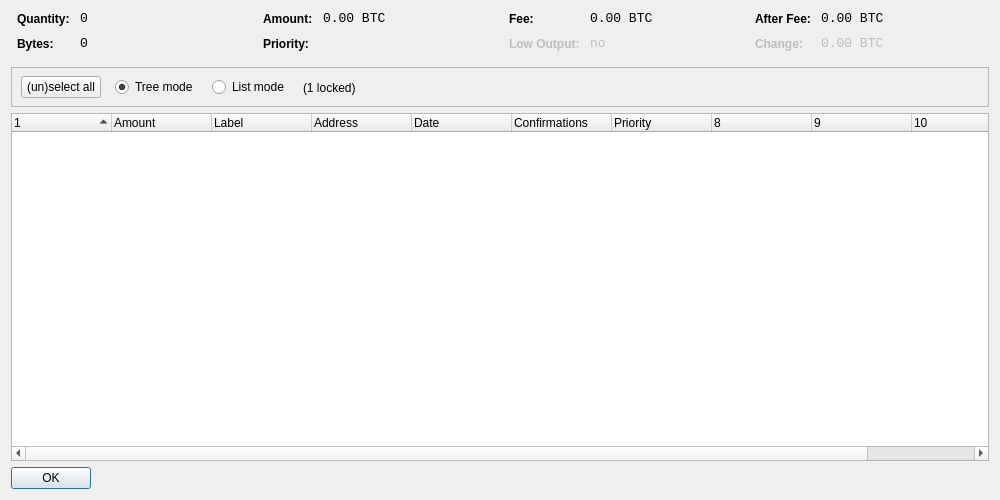
<?xml version="1.0" encoding="UTF-8"?>
<ui version="4.0">
 <class>CoinControlDialog</class>
 <widget class="QDialog" name="CoinControlDialog">
  <property name="geometry">
   <rect>
    <x>0</x>
    <y>0</y>
    <width>1000</width>
    <height>500</height>
   </rect>
  </property>
  <property name="windowTitle">
   <string>Coin Control</string>
  </property>
  <layout class="QVBoxLayout" name="verticalLayout">
   <item>
    <layout class="QHBoxLayout" name="horizontalLayoutTop" stretch="0,0,0,0">
     <property name="topMargin">
      <number>0</number>
     </property>
     <property name="bottomMargin">
      <number>10</number>
     </property>
     <item>
      <layout class="QFormLayout" name="formLayoutCoinControl1">
       <property name="horizontalSpacing">
        <number>10</number>
       </property>
       <property name="verticalSpacing">
        <number>10</number>
       </property>
       <property name="leftMargin">
        <number>6</number>
       </property>
       <property name="rightMargin">
        <number>6</number>
       </property>
       <item row="0" column="0">
        <widget class="QLabel" name="labelCoinControlQuantityText">
         <property name="styleSheet">
          <string notr="true">font-weight:bold;</string>
         </property>
         <property name="text">
          <string>Quantity:</string>
         </property>
        </widget>
       </item>
       <item row="0" column="1">
        <widget class="QLabel" name="labelCoinControlQuantity">
         <property name="font">
          <font>
           <family>Monospace</family>
           <pointsize>10</pointsize>
          </font>
         </property>
         <property name="cursor">
          <cursorShape>IBeamCursor</cursorShape>
         </property>
         <property name="contextMenuPolicy">
          <enum>Qt::ActionsContextMenu</enum>
         </property>
         <property name="text">
          <string notr="true">0</string>
         </property>
         <property name="textInteractionFlags">
          <set>Qt::LinksAccessibleByMouse|Qt::TextSelectableByKeyboard|Qt::TextSelectableByMouse</set>
         </property>
        </widget>
       </item>
       <item row="1" column="0">
        <widget class="QLabel" name="labelCoinControlBytesText">
         <property name="styleSheet">
          <string notr="true">font-weight:bold;</string>
         </property>
         <property name="text">
          <string>Bytes:</string>
         </property>
        </widget>
       </item>
       <item row="1" column="1">
        <widget class="QLabel" name="labelCoinControlBytes">
         <property name="font">
          <font>
           <family>Monospace</family>
           <pointsize>10</pointsize>
          </font>
         </property>
         <property name="cursor">
          <cursorShape>IBeamCursor</cursorShape>
         </property>
         <property name="contextMenuPolicy">
          <enum>Qt::ActionsContextMenu</enum>
         </property>
         <property name="text">
          <string notr="true">0</string>
         </property>
         <property name="textInteractionFlags">
          <set>Qt::LinksAccessibleByMouse|Qt::TextSelectableByKeyboard|Qt::TextSelectableByMouse</set>
         </property>
        </widget>
       </item>
      </layout>
     </item>
     <item>
      <layout class="QFormLayout" name="formLayoutCoinControl2">
       <property name="horizontalSpacing">
        <number>10</number>
       </property>
       <property name="verticalSpacing">
        <number>10</number>
       </property>
       <property name="leftMargin">
        <number>6</number>
       </property>
       <property name="rightMargin">
        <number>6</number>
       </property>
       <item row="0" column="0">
        <widget class="QLabel" name="labelCoinControlAmountText">
         <property name="styleSheet">
          <string notr="true">font-weight:bold;</string>
         </property>
         <property name="text">
          <string>Amount:</string>
         </property>
        </widget>
       </item>
       <item row="0" column="1">
        <widget class="QLabel" name="labelCoinControlAmount">
         <property name="font">
          <font>
           <family>Monospace</family>
           <pointsize>10</pointsize>
          </font>
         </property>
         <property name="cursor">
          <cursorShape>IBeamCursor</cursorShape>
         </property>
         <property name="contextMenuPolicy">
          <enum>Qt::ActionsContextMenu</enum>
         </property>
         <property name="text">
          <string notr="true">0.00 BTC</string>
         </property>
         <property name="textInteractionFlags">
          <set>Qt::LinksAccessibleByMouse|Qt::TextSelectableByKeyboard|Qt::TextSelectableByMouse</set>
         </property>
        </widget>
       </item>
       <item row="1" column="0">
        <widget class="QLabel" name="labelCoinControlPriorityText">
         <property name="styleSheet">
          <string notr="true">font-weight:bold;</string>
         </property>
         <property name="text">
          <string>Priority:</string>
         </property>
        </widget>
       </item>
       <item row="1" column="1">
        <widget class="QLabel" name="labelCoinControlPriority">
         <property name="font">
          <font>
           <family>Monospace</family>
           <pointsize>10</pointsize>
          </font>
         </property>
         <property name="cursor">
          <cursorShape>IBeamCursor</cursorShape>
         </property>
         <property name="contextMenuPolicy">
          <enum>Qt::ActionsContextMenu</enum>
         </property>
         <property name="text">
          <string/>
         </property>
         <property name="textInteractionFlags">
          <set>Qt::LinksAccessibleByMouse|Qt::TextSelectableByKeyboard|Qt::TextSelectableByMouse</set>
         </property>
        </widget>
       </item>
      </layout>
     </item>
     <item>
      <layout class="QFormLayout" name="formLayoutCoinControl3">
       <property name="horizontalSpacing">
        <number>10</number>
       </property>
       <property name="verticalSpacing">
        <number>10</number>
       </property>
       <property name="leftMargin">
        <number>6</number>
       </property>
       <property name="rightMargin">
        <number>6</number>
       </property>
       <item row="0" column="0">
        <widget class="QLabel" name="labelCoinControlFeeText">
         <property name="styleSheet">
          <string notr="true">font-weight:bold;</string>
         </property>
         <property name="text">
          <string>Fee:</string>
         </property>
        </widget>
       </item>
       <item row="0" column="1">
        <widget class="QLabel" name="labelCoinControlFee">
         <property name="font">
          <font>
           <family>Monospace</family>
           <pointsize>10</pointsize>
          </font>
         </property>
         <property name="cursor">
          <cursorShape>IBeamCursor</cursorShape>
         </property>
         <property name="contextMenuPolicy">
          <enum>Qt::ActionsContextMenu</enum>
         </property>
         <property name="text">
          <string notr="true">0.00 BTC</string>
         </property>
         <property name="textInteractionFlags">
          <set>Qt::LinksAccessibleByMouse|Qt::TextSelectableByKeyboard|Qt::TextSelectableByMouse</set>
         </property>
        </widget>
       </item>
       <item row="1" column="0">
        <widget class="QLabel" name="labelCoinControlLowOutputText">
         <property name="enabled">
          <bool>false</bool>
         </property>
         <property name="styleSheet">
          <string notr="true">font-weight:bold;</string>
         </property>
         <property name="text">
          <string>Low Output:</string>
         </property>
        </widget>
       </item>
       <item row="1" column="1">
        <widget class="QLabel" name="labelCoinControlLowOutput">
         <property name="enabled">
          <bool>false</bool>
         </property>
         <property name="font">
          <font>
           <family>Monospace</family>
           <pointsize>10</pointsize>
          </font>
         </property>
         <property name="cursor">
          <cursorShape>IBeamCursor</cursorShape>
         </property>
         <property name="contextMenuPolicy">
          <enum>Qt::ActionsContextMenu</enum>
         </property>
         <property name="text">
          <string>no</string>
         </property>
         <property name="textInteractionFlags">
          <set>Qt::LinksAccessibleByMouse|Qt::TextSelectableByKeyboard|Qt::TextSelectableByMouse</set>
         </property>
        </widget>
       </item>
      </layout>
     </item>
     <item>
      <layout class="QFormLayout" name="formLayoutCoinControl4">
       <property name="horizontalSpacing">
        <number>10</number>
       </property>
       <property name="verticalSpacing">
        <number>10</number>
       </property>
       <property name="leftMargin">
        <number>6</number>
       </property>
       <property name="rightMargin">
        <number>6</number>
       </property>
       <item row="0" column="0">
        <widget class="QLabel" name="labelCoinControlAfterFeeText">
         <property name="styleSheet">
          <string notr="true">font-weight:bold;</string>
         </property>
         <property name="text">
          <string>After Fee:</string>
         </property>
        </widget>
       </item>
       <item row="0" column="1">
        <widget class="QLabel" name="labelCoinControlAfterFee">
         <property name="font">
          <font>
           <family>Monospace</family>
           <pointsize>10</pointsize>
          </font>
         </property>
         <property name="cursor">
          <cursorShape>IBeamCursor</cursorShape>
         </property>
         <property name="contextMenuPolicy">
          <enum>Qt::ActionsContextMenu</enum>
         </property>
         <property name="text">
          <string notr="true">0.00 BTC</string>
         </property>
         <property name="textInteractionFlags">
          <set>Qt::LinksAccessibleByMouse|Qt::TextSelectableByKeyboard|Qt::TextSelectableByMouse</set>
         </property>
        </widget>
       </item>
       <item row="1" column="0">
        <widget class="QLabel" name="labelCoinControlChangeText">
         <property name="enabled">
          <bool>false</bool>
         </property>
         <property name="styleSheet">
          <string notr="true">font-weight:bold;</string>
         </property>
         <property name="text">
          <string>Change:</string>
         </property>
        </widget>
       </item>
       <item row="1" column="1">
        <widget class="QLabel" name="labelCoinControlChange">
         <property name="enabled">
          <bool>false</bool>
         </property>
         <property name="font">
          <font>
           <family>Monospace</family>
           <pointsize>10</pointsize>
          </font>
         </property>
         <property name="cursor">
          <cursorShape>IBeamCursor</cursorShape>
         </property>
         <property name="contextMenuPolicy">
          <enum>Qt::ActionsContextMenu</enum>
         </property>
         <property name="text">
          <string notr="true">0.00 BTC</string>
         </property>
         <property name="textInteractionFlags">
          <set>Qt::LinksAccessibleByMouse|Qt::TextSelectableByKeyboard|Qt::TextSelectableByMouse</set>
         </property>
        </widget>
       </item>
      </layout>
     </item>
    </layout>
   </item>
   <item>
    <widget class="QFrame" name="frame">
     <property name="minimumSize">
      <size>
       <width>0</width>
       <height>40</height>
      </size>
     </property>
     <property name="frameShape">
      <enum>QFrame::StyledPanel</enum>
     </property>
     <property name="frameShadow">
      <enum>QFrame::Sunken</enum>
     </property>
     <widget class="QWidget" name="horizontalLayoutWidget">
      <property name="geometry">
       <rect>
        <x>10</x>
        <y>0</y>
        <width>781</width>
        <height>41</height>
       </rect>
      </property>
      <layout class="QHBoxLayout" name="horizontalLayoutPanel" stretch="0,0,0,0,0">
       <property name="spacing">
        <number>14</number>
       </property>
       <item>
        <widget class="QPushButton" name="pushButtonSelectAll">
         <property name="sizePolicy">
          <sizepolicy hsizetype="Maximum" vsizetype="Fixed">
           <horstretch>0</horstretch>
           <verstretch>0</verstretch>
          </sizepolicy>
         </property>
         <property name="text">
          <string>(un)select all</string>
         </property>
        </widget>
       </item>
       <item>
        <widget class="QRadioButton" name="radioTreeMode">
         <property name="sizePolicy">
          <sizepolicy hsizetype="Maximum" vsizetype="Fixed">
           <horstretch>0</horstretch>
           <verstretch>0</verstretch>
          </sizepolicy>
         </property>
         <property name="text">
          <string>Tree mode</string>
         </property>
         <property name="checked">
          <bool>true</bool>
         </property>
        </widget>
       </item>
       <item>
        <widget class="QRadioButton" name="radioListMode">
         <property name="sizePolicy">
          <sizepolicy hsizetype="Maximum" vsizetype="Fixed">
           <horstretch>0</horstretch>
           <verstretch>0</verstretch>
          </sizepolicy>
         </property>
         <property name="text">
          <string>List mode</string>
         </property>
        </widget>
       </item>
       <item>
        <widget class="QLabel" name="labelLocked">
         <property name="text">
          <string>(1 locked)</string>
         </property>
        </widget>
       </item>
       <item>
        <spacer name="horizontalSpacer">
         <property name="orientation">
          <enum>Qt::Horizontal</enum>
         </property>
         <property name="sizeHint" stdset="0">
          <size>
           <width>40</width>
           <height>20</height>
          </size>
         </property>
        </spacer>
       </item>
      </layout>
     </widget>
    </widget>
   </item>
   <item>
    <widget class="CoinControlTreeWidget" name="treeWidget">
     <property name="contextMenuPolicy">
      <enum>Qt::CustomContextMenu</enum>
     </property>
     <property name="sortingEnabled">
      <bool>false</bool>
     </property>
     <property name="columnCount">
      <number>11</number>
     </property>
     <attribute name="headerShowSortIndicator" stdset="0">
      <bool>true</bool>
     </attribute>
     <attribute name="headerStretchLastSection">
      <bool>false</bool>
     </attribute>
     <column>
      <property name="text">
       <string/>
      </property>
     </column>
     <column>
      <property name="text">
       <string>Amount</string>
      </property>
     </column>
     <column>
      <property name="text">
       <string notr="true">Label</string>
      </property>
     </column>
     <column>
      <property name="text">
       <string>Address</string>
      </property>
     </column>
     <column>
      <property name="text">
       <string>Date</string>
      </property>
     </column>
     <column>
      <property name="text">
       <string>Confirmations</string>
      </property>
      <property name="toolTip">
       <string>Confirmed</string>
      </property>
     </column>
     <column>
      <property name="text">
       <string>Priority</string>
      </property>
     </column>
     <column>
      <property name="text">
       <string/>
      </property>
     </column>
     <column>
      <property name="text">
       <string/>
      </property>
     </column>
     <column>
      <property name="text">
       <string/>
      </property>
     </column>
     <column>
      <property name="text">
       <string/>
      </property>
     </column>
    </widget>
   </item>
   <item>
    <widget class="QDialogButtonBox" name="buttonBox">
     <property name="sizePolicy">
      <sizepolicy hsizetype="Maximum" vsizetype="Fixed">
       <horstretch>0</horstretch>
       <verstretch>0</verstretch>
      </sizepolicy>
     </property>
     <property name="orientation">
      <enum>Qt::Horizontal</enum>
     </property>
     <property name="standardButtons">
      <set>QDialogButtonBox::Ok</set>
     </property>
    </widget>
   </item>
  </layout>
 </widget>
 <customwidgets>
  <customwidget>
   <class>CoinControlTreeWidget</class>
   <extends>QTreeWidget</extends>
   <header>coincontroltreewidget.h</header>
  </customwidget>
 </customwidgets>
 <resources/>
 <connections/>
</ui>
